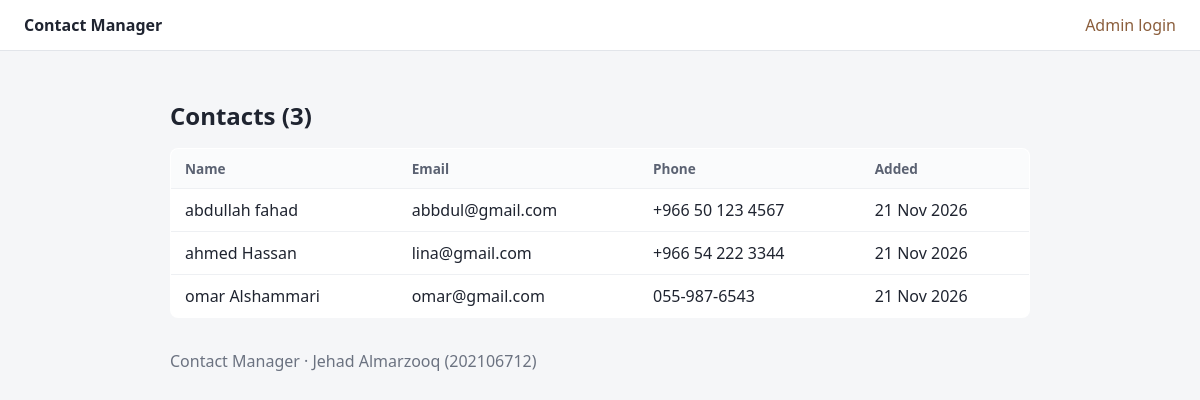
Before: / with the older database file.
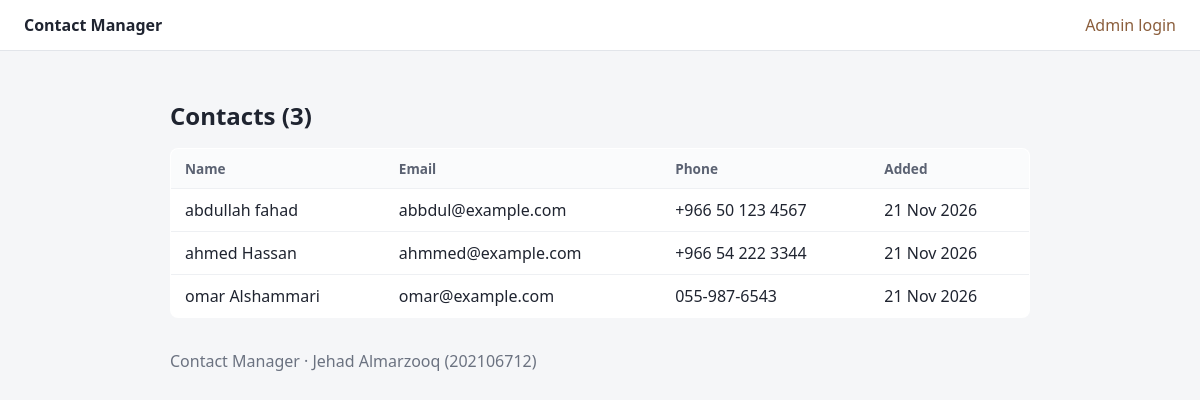
After: the same page with the newer database file.
### tables this page shows
CREATE TABLE IF NOT EXISTS contacts (
    id         INT UNSIGNED AUTO_INCREMENT PRIMARY KEY,
    name       VARCHAR(100) NOT NULL,
    email      VARCHAR(150) NOT NULL UNIQUE,
    phone      VARCHAR(20)  NOT NULL,
    created_at TIMESTAMP    NOT NULL DEFAULT CURRENT_TIMESTAMP
);

### core/Controller.php (called while the page is built, shortened)
<?php
abstract class Controller
{
    protected function view(string $name, array $data = []): void
    {
        extract($data, EXTR_SKIP);
        require __DIR__ . '/../views/layout/header.php';
        require __DIR__ . '/../views/' . $name . '.php';
        require __DIR__ . '/../views/layout/footer.php';
    }
}

### controllers/ContactController.php (called while the page is built, shortened)
<?php
class ContactController extends Controller
{
    private Contact $contacts;
    public function __construct()
    {
        $this->contacts = new Contact();
    }
    public function index(): void
    {
        $this->view('contacts/index', ['contacts' => $this->contacts->all()]);
    }
}

### index.php (called while the page is built, shortened)
<?php
$config = require __DIR__ . '/config/config.php';
require __DIR__ . '/core/helpers.php';
require __DIR__ . '/core/Auth.php';
require __DIR__ . '/core/Controller.php';
require __DIR__ . '/controllers/ContactController.php';
$routes = [
    'contacts'         => [ContactController::class, 'index'],
    'contacts/create'  => [ContactController::class, 'create'],
    'contacts/store'   => [ContactController::class, 'store'],
    'contacts/edit'    => [ContactController::class, 'edit'],
    'contacts/update'  => [ContactController::class, 'update'],
    'contacts/delete'  => [ContactController::class, 'destroy'],
    'login'            => [AuthController::class, 'showLogin'],
    'login/submit'     => [AuthController::class, 'login'],
    'logout'           => [AuthController::class, 'logout'],
];
$route = $_GET['route'] ?? 'contacts';
try {
    [$class, $method] = $routes[$route];
    (new $class())->$method();
} catch (PDOException $ex) {
    error_log($ex->getMessage());
    http_response_code(500);
    exit($config['debug'] ? 'Database error: ' . e($ex->getMessage()) : 'Something went wrong. Please try again later.');
}

### core/helpers.php (called while the page is built, shortened)
<?php
function e(?string $value): string
{
    return htmlspecialchars($value ?? '', ENT_QUOTES | ENT_SUBSTITUTE, 'UTF-8');
}
function url(string $route, array $params = []): string
{
    return 'index.php?' . http_build_query(['route' => $route] + $params);
}

### core/Auth.php (called while the page is built, shortened)
<?php
class Auth
{
    public static function check(): bool
    {
        return isset($_SESSION['user_id']);
    }
}

### models/Contact.php (called while the page is built, shortened)
<?php
class Contact
{
    private PDO $db;
    public function __construct()
    {
        $this->db = Database::connection();
    }
    public function all(): array
    {
        return $this->db->query('SELECT id, name, email, phone, created_at FROM contacts ORDER BY name')->fetchAll();
    }
}

### views/contacts/index.php (the view, shortened to what this page needs)
<div class="page-head">
    <h1>Contacts (<?= count($contacts) ?>)</h1>
</div>
<?php if (!$contacts): ?>
    <p class="muted">No contacts yet.</p>
<?php else: ?>
    <table>
        <thead>
        <tr>
            <th>Name</th><th>Email</th><th>Phone</th><th>Added</th>
        </tr>
        </thead>
        <tbody>
        <?php foreach ($contacts as $c): ?>
            <tr>
                <td><?= e($c['name']) ?></td>
                <td><?= e($c['email']) ?></td>
                <td><?= e($c['phone']) ?></td>
                <td><?= e(date('d M Y', strtotime($c['created_at']))) ?></td>
            </tr>
        <?php endforeach; ?>
        </tbody>
    </table>
<?php endif; ?>

### views/layout/header.php (shortened to what this page needs)
<!DOCTYPE html>
<html lang="en">
<head>
    <link rel="stylesheet" href="public/css/style.css">
</head>
<body>
<header class="topbar">
    <a class="brand" href="<?= e(url('contacts')) ?>">Contact Manager</a>
    <nav>
        <?php if (Auth::check()): ?>
            <span class="muted">Signed in as <?= e(Auth::username()) ?></span>
            <form method="post" action="<?= e(url('logout')) ?>" class="inline">
                <?= Csrf::field() ?>
                <button type="submit" class="link">Log out</button>
            </form>
        <?php else: ?>
            <a href="<?= e(url('login')) ?>">Admin login</a>
        <?php endif; ?>
    </nav>
</header>
<main class="container">

### views/layout/footer.php
</main>
<footer class="container muted">
    Contact Manager &middot; Jehad Almarzooq (202106712)
</footer>
</body>
</html>

### public/css/style.css (style rules this page uses)
* { box-sizing: border-box; }
body { margin: 0; font-family: system-ui, -apple-system, "Segoe UI", sans-serif; background: #f5f6f8; color: #1f2430; }
a { color: #8b5e3c; text-decoration: none; }
.topbar { display: flex; justify-content: space-between; align-items: center; padding: 14px 24px; background: #fff; border-bottom: 1px solid #e2e5ea; }
.topbar nav { display: flex; gap: 14px; align-items: center; }
.brand { font-weight: 700; color: #1f2430; }
.container { max-width: 900px; margin: 32px auto; padding: 0 20px; }
.page-head { display: flex; justify-content: space-between; align-items: center; }
h1 { font-size: 1.5rem; }
table { width: 100%; border-collapse: collapse; background: #fff; border: 1px solid #e2e5ea; border-radius: 8px; overflow: hidden; }
th, td { text-align: left; padding: 10px 14px; border-bottom: 1px solid #eef0f3; }
th { background: #fafbfc; font-size: .85rem; color: #5b6272; }
.muted { color: #6b7280; }

Changed rows visible on the page:
changed contacts "abdullah fahad": email "abbdul@gmail.com" → "abbdul@example.com"
changed contacts "ahmed Hassan": email "lina@gmail.com" → "ahmmed@example.com"
changed contacts "omar Alshammari": email "omar@gmail.com" → "omar@example.com"
